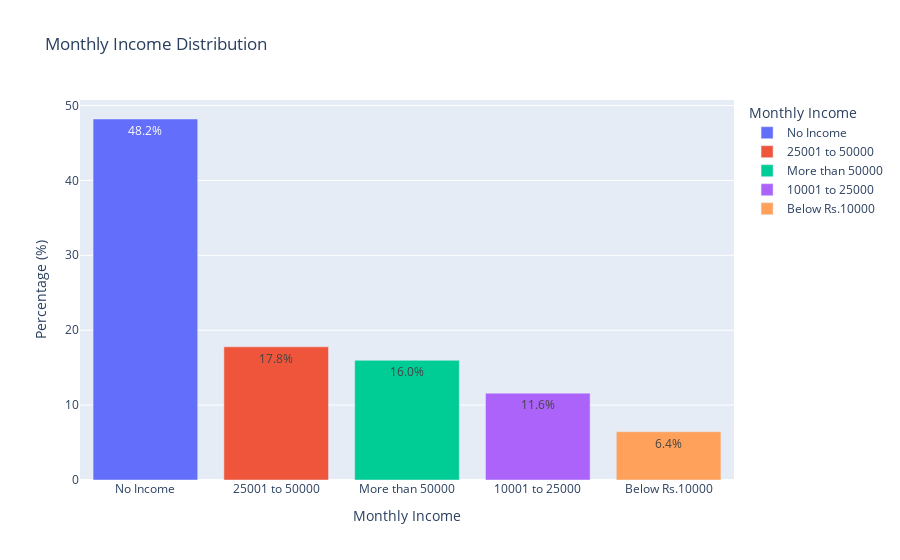

The notebook cell this image was saved under:
### Markdown cell above
- CREATE A BAR CHART FOR MONTHLY INCOME

### Code cell
# Calculate the counts and percentages
monthly_income_counts = online_food['Monthly Income'].value_counts(normalize=True).reset_index()
monthly_income_counts.columns = ['Monthly Income', 'Percentage']
monthly_income_counts['Percentage'] *= 100

# Create the bar chart with color grading
fig = px.bar(monthly_income_counts, x='Monthly Income', y='Percentage', title='Monthly Income Distribution',
             labels={'Monthly Income': 'Monthly Income', 'Percentage': 'Percentage (%)'},
             color='Monthly Income', color_continuous_scale='Viridis')

# Add data labels
fig.update_traces(texttemplate='%{y:.1f}%', textposition='inside')

# Show the plot
fig.show()

### Figure 1 — Plotly figure (JSON) as saved in the notebook; plotly's stock layout.template omitted (floating-point values rounded to 4 significant figures)
{"data": [{"alignmentgroup": "True", "hovertemplate": "Monthly Income=%{x}<br>Percentage (%)=%{y}<extra></extra>", "legendgroup": "No Income", "marker": {"color": "#636efa", "pattern": {"shape": ""}}, "name": "No Income", "offsetgroup": "No Income", "orientation": "v", "showlegend": true, "textposition": "inside", "texttemplate": "%{y:.1f}%", "type": "bar", "x": ["No Income"], "xaxis": "x", "y": [48.2], "yaxis": "y"}, {"alignmentgroup": "True", "hovertemplate": "Monthly Income=%{x}<br>Percentage (%)=%{y}<extra></extra>", "legendgroup": "25001 to 50000", "marker": {"color": "#EF553B", "pattern": {"shape": ""}}, "name": "25001 to 50000", "offsetgroup": "25001 to 50000", "orientation": "v", "showlegend": true, "textposition": "inside", "texttemplate": "%{y:.1f}%", "type": "bar", "x": ["25001 to 50000"], "xaxis": "x", "y": [17.78], "yaxis": "y"}, {"alignmentgroup": "True", "hovertemplate": "Monthly Income=%{x}<br>Percentage (%)=%{y}<extra></extra>", "legendgroup": "More than 50000", "marker": {"color": "#00cc96", "pattern": {"shape": ""}}, "name": "More than 50000", "offsetgroup": "More than 50000", "orientation": "v", "showlegend": true, "textposition": "inside", "texttemplate": "%{y:.1f}%", "type": "bar", "x": ["More than 50000"], "xaxis": "x", "y": [15.98], "yaxis": "y"}, {"alignmentgroup": "True", "hovertemplate": "Monthly Income=%{x}<br>Percentage (%)=%{y}<extra></extra>", "legendgroup": "10001 to 25000", "marker": {"color": "#ab63fa", "pattern": {"shape": ""}}, "name": "10001 to 25000", "offsetgroup": "10001 to 25000", "orientation": "v", "showlegend": true, "textposition": "inside", "texttemplate": "%{y:.1f}%", "type": "bar", "x": ["10001 to 25000"], "xaxis": "x", "y": [11.6], "yaxis": "y"}, {"alignmentgroup": "True", "hovertemplate": "Monthly Income=%{x}<br>Percentage (%)=%{y}<extra></extra>", "legendgroup": "Below Rs.10000", "marker": {"color": "#FFA15A", "pattern": {"shape": ""}}, "name": "Below Rs.10000", "offsetgroup": "Below Rs.10000", "orientation": "v", "showlegend": true, "textposition": "inside", "texttemplate": "%{y:.1f}%", "type": "bar", "x": ["Below Rs.10000"], "xaxis": "x", "y": [6.443], "yaxis": "y"}], "layout": {"barmode": "relative", "legend": {"title": {"text": "Monthly Income"}, "tracegroupgap": 0}, "title": {"text": "Monthly Income Distribution"}, "xaxis": {"anchor": "y", "categoryarray": ["No Income", "25001 to 50000", "More than 50000", "10001 to 25000", "Below Rs.10000"], "categoryorder": "array", "domain": [0, 1], "title": {"text": "Monthly Income"}}, "yaxis": {"anchor": "x", "domain": [0, 1], "title": {"text": "Percentage (%)"}}}}
